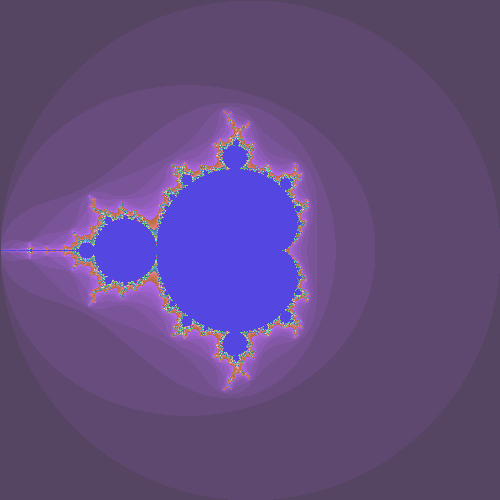
Frame 1 (no input)
Frame 2 (the mouse pressed at the canvas centre, redrawn once): identical to frame 1, image omitted

The Processing sketch that drew this single still picture (run headless with seeded random() and noise(); the mouse was pressed at the canvas centre and the sketch redrawn once):

// Processing sketch: mandelbrot_set
// ── mandelbrot_set.pde
 
// Following code is a zoomable Mandelbrot. 
// Of course, you want to click on an interesting area 
// with contrast and more colors to zoom in.
 
double x, y, zr, zi, zr2, zi2, cr, ci, n;
double zmx1, zmx2, zmy1, zmy2, f, di, dj;
double fn1, fn2, fn3, re, gr, bl, xt, yt, j;
boolean animating = false;
 
void setup() {
  size(500, 500);
  di = 0;
  dj = 0;
  f = 10;
  fn1 = random(20); 
  fn2 = random(20); 
  fn3 = random(20);
  zmx1 = int(width / 4);
  zmx2 = 2;
  zmy1 = int(height / 4);
  zmy2 = 2;
}
 
void draw() {
  animating = true;
  
  background(200);
  
  for(double i = 0; i < width; i++) {
    x =  (i +  di)/ zmx1 - zmx2;
    for ( j = 0; j <= height; j++) {
      y = zmy2 - (j + dj) / zmy1;
      zr = 0;
      zi = 0;
      zr2 = 0; 
      zi2 = 0; 
      cr = x;   
      ci = y;  
      n = 1;
      while (n < 200 && (zr2 + zi2) < 4) {
        zi2 = zi * zi;
        zr2 = zr * zr;
        zi = 2 * zi * zr + ci;
        zr = zr2 - zi2 + cr;
        n++;
      }  
      re = (n * fn1) % 255;
      gr = (n * fn2) % 255;
      bl = (n * fn3) % 255;
      stroke((float)re, (float)gr, (float)bl); 
      point((float)i, (float)j);
    }
  }
  
  animating = false;
  
  noLoop();
}

void mouseDragged() {
  if(animating) {
    return;
  }
  
  int cx = (pmouseX - mouseX);
  int cy = (pmouseY - mouseY);
  
  di += cx;
  dj += cy;
  
  loop();
}

void mouseWheel(MouseEvent e) {
  if(animating) {
    return;
  }
  
  float amt = e.getCount();
  
  // negative is zoom in
  if(amt < 0) {
    zoomIn();
  } else if(amt > 0) {
    zoomOut();
  }
}

void zoomIn() {
  if(animating) {
    return;
  }
  
  // zoom in
  xt = mouseX;
  yt = mouseY;
  di = di + xt - float(width / 2);
  dj = dj + yt - float(height / 2);
  zmx1 = zmx1 * f;
  zmx2 = zmx2 * (1 / f);
  zmy1 = zmy1 * f;
  zmy2 = zmy2 * (1 / f);
  di = di * f;
  dj = dj * f;
  j = 0;
  
  loop();
}

void zoomOut() {
  if(animating) {
    return;
  }
  
  // zoom out
  xt = mouseX;
  yt = mouseY;
  di = di - xt - float(width / 2);
  dj = dj - yt - float(height / 2);
  zmx1 = zmx1 / f;
  zmx2 = zmx2 / (1 / f);
  zmy1 = zmy1 / f;
  zmy2 = zmy2 / (1 / f);
  di = di / f;
  dj = dj / f;
  j = 0;
  
  loop();
}
